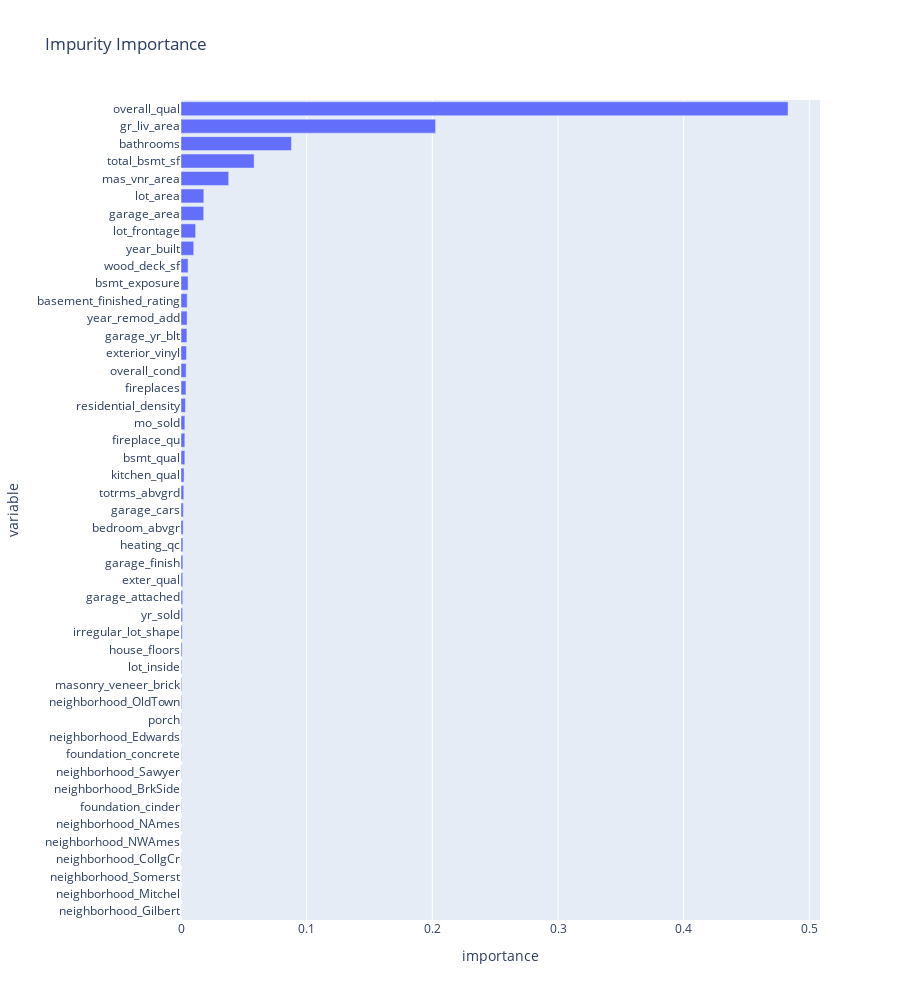

The code cell stored with this chart in its notebook:
### Code cell
px.bar(impurity_importance_df, 
       y='variable', 
       x='importance', 
       orientation='h', 
       title='Impurity Importance',
       height=1000)

### Figure 1 — Plotly figure (JSON) as saved in the notebook; plotly's stock layout.template omitted (floating-point values rounded to 4 significant figures)
{"data": [{"alignmentgroup": "True", "hovertemplate": "importance=%{x}<br>variable=%{y}<extra></extra>", "legendgroup": "", "marker": {"color": "#636efa", "pattern": {"shape": ""}}, "name": "", "offsetgroup": "", "orientation": "h", "showlegend": false, "textposition": "auto", "type": "bar", "x": [9.953e-05, 0.0001171, 0.0001253, 0.0002151, 0.0002205, 0.0002219, 0.000245, 0.0002684, 0.0002756, 0.0003101, 0.0003142, 0.0003811, 0.0004953, 0.0005402, 0.0005648, 0.0008786, 0.0009912, 0.001249, 0.001349, 0.001378, 0.001484, 0.001516, 0.001746, 0.001856, 0.002209, 0.002416, 0.003054, 0.003059, 0.003064, 0.00355, 0.003955, 0.004087, 0.004351, 0.004705, 0.004864, 0.004923, 0.005636, 0.005645, 0.01014, 0.01162, 0.01806, 0.01817, 0.03794, 0.05819, 0.08789, 0.2026, 0.483], "xaxis": "x", "y": ["neighborhood_Gilbert", "neighborhood_Mitchel", "neighborhood_Somerst", "neighborhood_CollgCr", "neighborhood_NWAmes", "neighborhood_NAmes", "foundation_cinder", "neighborhood_BrkSide", "neighborhood_Sawyer", "foundation_concrete", "neighborhood_Edwards", "porch", "neighborhood_OldTown", "masonry_veneer_brick", "lot_inside", "house_floors", "irregular_lot_shape", "yr_sold", "garage_attached", "exter_qual", "garage_finish", "heating_qc", "bedroom_abvgr", "garage_cars", "totrms_abvgrd", "kitchen_qual", "bsmt_qual", "fireplace_qu", "mo_sold", "residential_density", "fireplaces", "overall_cond", "exterior_vinyl", "garage_yr_blt", "year_remod_add", "basement_finished_rating", "bsmt_exposure", "wood_deck_sf", "year_built", "lot_frontage", "garage_area", "lot_area", "mas_vnr_area", "total_bsmt_sf", "bathrooms", "gr_liv_area", "overall_qual"], "yaxis": "y"}], "layout": {"barmode": "relative", "height": 1000, "legend": {"tracegroupgap": 0}, "title": {"text": "Impurity Importance"}, "xaxis": {"anchor": "y", "domain": [0, 1], "title": {"text": "importance"}}, "yaxis": {"anchor": "x", "domain": [0, 1], "title": {"text": "variable"}}}}
